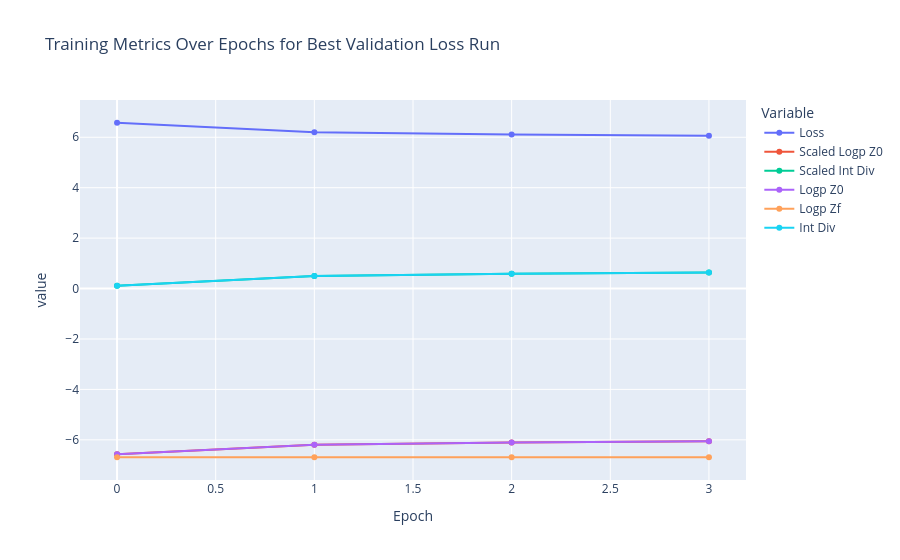

Source (notebook cell):
### Code cell
y_values = [
    'epoch',
    'train_loss_epoch',
    'train_logp_z0_epoch',
    'train_logp_zf_epoch',
    'train_int_div_epoch',
]
label_map = {
    y: ' '.join(y.split('_')[1:-1]).title() for y in y_values
}
label_map['epoch'] = 'Epoch'
data = min_val_loss_job.get_metric_history(y_values).dropna()
data.rename(label_map, axis=1, inplace=True)

fig = px.line(
    data,
    x='Epoch',
    y=list(label_map.values()),
    title='Training Metrics Over Epochs for Best Validation Loss Run',
    markers=True
)
fig.update_layout(legend=dict(title='Variable'))
fig.show()

### Figure 1 — Plotly figure (JSON) as saved in the notebook; plotly's stock layout.template omitted (floating-point values rounded to 4 significant figures)
{"data": [{"hovertemplate": "variable=Loss<br>Epoch=%{x}<br>value=%{y}<extra></extra>", "legendgroup": "Loss", "line": {"color": "#636efa", "dash": "solid"}, "marker": {"symbol": "circle"}, "mode": "lines+markers", "name": "Loss", "orientation": "v", "showlegend": true, "type": "scatter", "x": [0.0, 1.0, 2.0, 3.0], "xaxis": "x", "y": [6.576, 6.198, 6.105, 6.057], "yaxis": "y"}, {"hovertemplate": "variable=Scaled Logp Z0<br>Epoch=%{x}<br>value=%{y}<extra></extra>", "legendgroup": "Scaled Logp Z0", "line": {"color": "#EF553B", "dash": "solid"}, "marker": {"symbol": "circle"}, "mode": "lines+markers", "name": "Scaled Logp Z0", "orientation": "v", "showlegend": true, "type": "scatter", "x": [0.0, 1.0, 2.0, 3.0], "xaxis": "x", "y": [-6.576, -6.198, -6.105, -6.057], "yaxis": "y"}, {"hovertemplate": "variable=Scaled Int Div<br>Epoch=%{x}<br>value=%{y}<extra></extra>", "legendgroup": "Scaled Int Div", "line": {"color": "#00cc96", "dash": "solid"}, "marker": {"symbol": "circle"}, "mode": "lines+markers", "name": "Scaled Int Div", "orientation": "v", "showlegend": true, "type": "scatter", "x": [0.0, 1.0, 2.0, 3.0], "xaxis": "x", "y": [0.1119, 0.4929, 0.5849, 0.6326], "yaxis": "y"}, {"hovertemplate": "variable=Logp Z0<br>Epoch=%{x}<br>value=%{y}<extra></extra>", "legendgroup": "Logp Z0", "line": {"color": "#ab63fa", "dash": "solid"}, "marker": {"symbol": "circle"}, "mode": "lines+markers", "name": "Logp Z0", "orientation": "v", "showlegend": true, "type": "scatter", "x": [0.0, 1.0, 2.0, 3.0], "xaxis": "x", "y": [-6.576, -6.198, -6.105, -6.057], "yaxis": "y"}, {"hovertemplate": "variable=Logp Zf<br>Epoch=%{x}<br>value=%{y}<extra></extra>", "legendgroup": "Logp Zf", "line": {"color": "#FFA15A", "dash": "solid"}, "marker": {"symbol": "circle"}, "mode": "lines+markers", "name": "Logp Zf", "orientation": "v", "showlegend": true, "type": "scatter", "x": [0.0, 1.0, 2.0, 3.0], "xaxis": "x", "y": [-6.688, -6.691, -6.69, -6.689], "yaxis": "y"}, {"hovertemplate": "variable=Int Div<br>Epoch=%{x}<br>value=%{y}<extra></extra>", "legendgroup": "Int Div", "line": {"color": "#19d3f3", "dash": "solid"}, "marker": {"symbol": "circle"}, "mode": "lines+markers", "name": "Int Div", "orientation": "v", "showlegend": true, "type": "scatter", "x": [0.0, 1.0, 2.0, 3.0], "xaxis": "x", "y": [0.1119, 0.4929, 0.5849, 0.6326], "yaxis": "y"}], "layout": {"legend": {"title": {"text": "Variable"}, "tracegroupgap": 0}, "title": {"text": "Training Metrics Over Epochs for Best Validation Loss Run"}, "xaxis": {"anchor": "y", "domain": [0, 1], "title": {"text": "Epoch"}}, "yaxis": {"anchor": "x", "domain": [0, 1], "title": {"text": "value"}}}}
